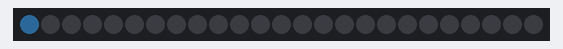
Simulated run of this sketch. Board: Arduino Uno, built with avr-gcc and run on an emulated ATmega328P. On the bench: 25 RGB LEDs in strip order, left to right. Dim RGB values are drawn brighter than linear; random numbers use the default seed unless the sketch sets one.

Above: at 0.01 s.
At 8.2 s:
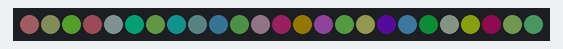
At 16.5 s:
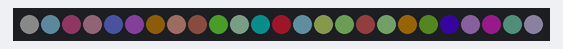
At 33.0 s:
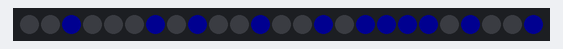
At 35.11 s:
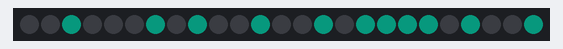
At 36.92 s:
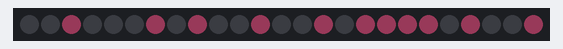

Measured:
- what the display in image 3 shows lasts 0.6 s, from 32.9 s to 33.5 s
- what the display in image 4 shows lasts 0.4 s, from 34.9 s to 35.3 s

The sketch:

Neo_text.ino
```cpp
#include <Adafruit_NeoPixel.h>
#ifdef __AVR__
#include <avr/power.h>
#endif
#define PIN A4
#define NUM_LEDS 25

boolean E[25] = {0, 1, 1, 1, 1,  0, 1, 0, 0, 0,  0, 1, 1, 1, 0,  0, 1, 0, 0, 0,  0, 1, 1, 1, 1};
boolean C[25] = {0, 0, 1, 1, 1,  0, 1, 0, 0, 0,  0, 1, 0, 0, 0,  0, 1, 0, 0, 0,  0, 0, 1, 1, 1};
boolean H[25] = {0, 1, 0, 0, 1,  0, 1, 0, 0, 1,  0, 1, 1, 1, 1,  0, 1, 0, 0, 1,  0, 1, 0, 0, 1};
boolean I[25] = {0, 1, 1, 1, 0,  0, 0, 1, 0, 0,  0, 0, 1, 0, 0,  0, 0, 1, 0, 0,  0, 1, 1, 1, 0};
boolean D[25] = {0, 1, 1, 0, 0,  0, 1, 0, 1, 0,  0, 1, 0, 0, 1,  0, 1, 0, 1, 0,  0, 1, 1, 0, 0};
boolean N[25] = {0, 1, 0, 0, 1,  0, 1, 1, 0, 1,  0, 1, 0, 1, 1,  0, 1, 0, 0, 1,  0, 1, 0, 0, 1};
boolean A[25] = {0, 0, 1, 0, 0,  0, 1, 0, 1, 0,  0, 1, 0, 0, 1,  0, 1, 1, 1, 1,  0, 1, 0, 0, 1};
int wait = 200;
int ret1 = 100;
int R;
int G;
int B;
int i = 0;
Adafruit_NeoPixel pixels = Adafruit_NeoPixel(NUM_LEDS, PIN, NEO_GRB + NEO_KHZ800);

void setup() {
  for (int j = 0; j < 10; j++) {
    pixels.begin();

    for (i = 0; i < 25; i++) {
      R = random(0, 32); G = random(0, 32); B = random(0, 32);
      pixels.setPixelColor(i, pixels.Color(R, G, B));
      pixels.show();
      delay(ret1);
    }
  }

  for (i = 0; i < NUM_LEDS; i++) {
    pixels.setPixelColor(i, pixels.Color(0, 0, 0));
    pixels.show();
    delay(ret1);
  }

  delay(2 * wait);
  R = 8; G = 0; B = 0;
  vis_E(); delay(wait); vis_C(); delay(wait); vis_H(); delay(wait); vis_I(); delay(wait); vis_D(); delay(wait); vis_N(); delay(wait); vis_A();
  delay(wait);
  R = 0; G = 8; B = 0;
  vis_E(); delay(wait); vis_C(); delay(wait); vis_H(); delay(wait); vis_I(); delay(wait); vis_D(); delay(wait); vis_N(); delay(wait); vis_A();
  delay(wait);
  R = 0; G = 0; B = 16;
  vis_E(); delay(wait); vis_C(); delay(wait); vis_H(); delay(wait); vis_I(); delay(wait); vis_D(); delay(wait); vis_N(); delay(wait); vis_A();
  delay(wait);
}
void loop() {

  delay(2 * wait);
  R = random(0, 32); G = random(0, 32); B = random(0, 32);
  vis_E(); delay(wait); vis_C(); delay(wait); vis_H(); delay(wait); vis_I(); delay(wait); vis_D(); delay(wait); vis_N(); delay(wait); vis_A();
}


void vis_E() {
  for (i = 0; i < NUM_LEDS; i++) {
    pixels.setPixelColor(i, pixels.Color(R * E[i], G * E[i], B * E[i])); //
    pixels.show();
  }
}
void vis_C() {
  for (i = 0; i < NUM_LEDS; i++) {
    pixels.setPixelColor(i, pixels.Color(R * C[i], G * C[i], B * C[i])); //
    pixels.show();
  }
}
void vis_H() {
  for (i = 0; i < NUM_LEDS; i++) {
    pixels.setPixelColor(i, pixels.Color(R * H[i], G * H[i], B * H[i])); //
    pixels.show();
  }
}

void vis_I() {
  for (i = 0; i < NUM_LEDS; i++) {
    pixels.setPixelColor(i, pixels.Color(R * I[i], G * I[i], B * I[i])); //
    pixels.show();
  }
}
void vis_D() {
  for (i = 0; i < NUM_LEDS; i++) {
    pixels.setPixelColor(i, pixels.Color(R * D[i], G * D[i], B * D[i])); //
    pixels.show();
  }
}

void vis_N() {
  for (i = 0; i < NUM_LEDS; i++) {
    pixels.setPixelColor(i, pixels.Color(R * N[i], G * N[i], B * N[i])); //
    pixels.show();
  }
}

void vis_A() {
  for (i = 0; i < NUM_LEDS; i++) {
    pixels.setPixelColor(i, pixels.Color(R * A[i], G * A[i], B * A[i])); //
    pixels.show();
  }
}
```
